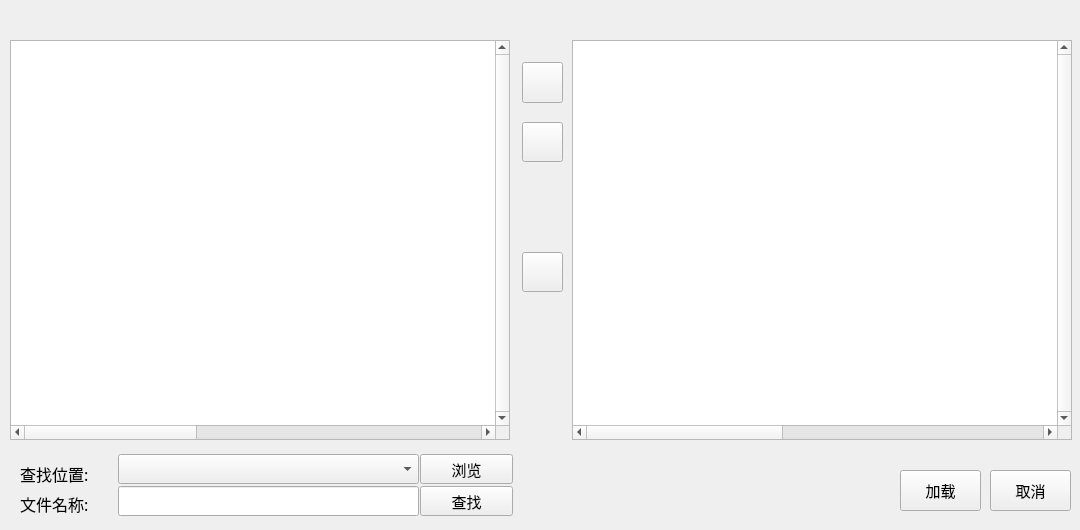
<?xml version="1.0" encoding="UTF-8"?>
<ui version="4.0">
 <class>mywindow</class>
 <widget class="QWidget" name="mywindow">
  <property name="geometry">
   <rect>
    <x>0</x>
    <y>0</y>
    <width>1080</width>
    <height>530</height>
   </rect>
  </property>
  <property name="sizePolicy">
   <sizepolicy hsizetype="Preferred" vsizetype="Preferred">
    <horstretch>0</horstretch>
    <verstretch>0</verstretch>
   </sizepolicy>
  </property>
  <property name="minimumSize">
   <size>
    <width>0</width>
    <height>0</height>
   </size>
  </property>
  <property name="font">
   <font>
    <family>Times New Roman</family>
    <pointsize>11</pointsize>
   </font>
  </property>
  <property name="windowTitle">
   <string>Form</string>
  </property>
  <property name="styleSheet">
   <string notr="true"/>
  </property>
  <layout class="QVBoxLayout" name="verticalLayout_4">
   <property name="spacing">
    <number>0</number>
   </property>
   <property name="leftMargin">
    <number>0</number>
   </property>
   <property name="topMargin">
    <number>30</number>
   </property>
   <property name="rightMargin">
    <number>0</number>
   </property>
   <property name="bottomMargin">
    <number>0</number>
   </property>
   <item>
    <widget class="QWidget" name="widget" native="true">
     <property name="styleSheet">
      <string notr="true"/>
     </property>
     <widget class="QPushButton" name="pushButton_choosen">
      <property name="geometry">
       <rect>
        <x>522</x>
        <y>32</y>
        <width>41</width>
        <height>41</height>
       </rect>
      </property>
      <property name="text">
       <string/>
      </property>
      <property name="icon">
       <iconset resource="res.qrc">
        <normaloff>:/new/icon/images/right.png</normaloff>:/new/icon/images/right.png</iconset>
      </property>
     </widget>
     <widget class="QPushButton" name="pushButton_remove">
      <property name="geometry">
       <rect>
        <x>522</x>
        <y>92</y>
        <width>41</width>
        <height>40</height>
       </rect>
      </property>
      <property name="maximumSize">
       <size>
        <width>16777215</width>
        <height>40</height>
       </size>
      </property>
      <property name="text">
       <string/>
      </property>
      <property name="icon">
       <iconset resource="res.qrc">
        <normaloff>:/new/icon/images/left.png</normaloff>:/new/icon/images/left.png</iconset>
      </property>
     </widget>
     <widget class="QPushButton" name="pushButton_removeAll">
      <property name="geometry">
       <rect>
        <x>522</x>
        <y>222</y>
        <width>41</width>
        <height>40</height>
       </rect>
      </property>
      <property name="maximumSize">
       <size>
        <width>16777215</width>
        <height>40</height>
       </size>
      </property>
      <property name="text">
       <string/>
      </property>
      <property name="icon">
       <iconset resource="res.qrc">
        <normaloff>:/new/icon/images/triangle_left.png</normaloff>:/new/icon/images/triangle_left.png</iconset>
      </property>
     </widget>
     <widget class="QTableWidget" name="tableWidget_2">
      <property name="geometry">
       <rect>
        <x>572</x>
        <y>10</y>
        <width>500</width>
        <height>400</height>
       </rect>
      </property>
      <property name="sizePolicy">
       <sizepolicy hsizetype="Preferred" vsizetype="Expanding">
        <horstretch>0</horstretch>
        <verstretch>0</verstretch>
       </sizepolicy>
      </property>
      <property name="verticalScrollBarPolicy">
       <enum>Qt::ScrollBarAlwaysOn</enum>
      </property>
      <property name="horizontalScrollBarPolicy">
       <enum>Qt::ScrollBarAsNeeded</enum>
      </property>
      <property name="autoScroll">
       <bool>true</bool>
      </property>
      <property name="showGrid">
       <bool>true</bool>
      </property>
      <attribute name="horizontalHeaderVisible">
       <bool>false</bool>
      </attribute>
      <attribute name="horizontalHeaderCascadingSectionResizes">
       <bool>true</bool>
      </attribute>
      <attribute name="horizontalHeaderDefaultSectionSize">
       <number>152</number>
      </attribute>
      <attribute name="verticalHeaderVisible">
       <bool>false</bool>
      </attribute>
      <attribute name="verticalHeaderDefaultSectionSize">
       <number>35</number>
      </attribute>
      <column>
       <property name="text">
        <string>文件名称</string>
       </property>
      </column>
      <column>
       <property name="text">
        <string>大小</string>
       </property>
      </column>
      <column>
       <property name="text">
        <string>文件路径</string>
       </property>
      </column>
      <column/>
      <column/>
      <column/>
      <column/>
     </widget>
     <widget class="QTableWidget" name="tableWidget">
      <property name="geometry">
       <rect>
        <x>10</x>
        <y>10</y>
        <width>500</width>
        <height>400</height>
       </rect>
      </property>
      <property name="sizePolicy">
       <sizepolicy hsizetype="Preferred" vsizetype="Expanding">
        <horstretch>0</horstretch>
        <verstretch>0</verstretch>
       </sizepolicy>
      </property>
      <property name="maximumSize">
       <size>
        <width>16777215</width>
        <height>16777215</height>
       </size>
      </property>
      <property name="font">
       <font>
        <family>Adobe Devanagari</family>
        <pointsize>12</pointsize>
       </font>
      </property>
      <property name="verticalScrollBarPolicy">
       <enum>Qt::ScrollBarAlwaysOn</enum>
      </property>
      <property name="horizontalScrollBarPolicy">
       <enum>Qt::ScrollBarAsNeeded</enum>
      </property>
      <property name="autoScroll">
       <bool>true</bool>
      </property>
      <property name="showGrid">
       <bool>true</bool>
      </property>
      <attribute name="horizontalHeaderVisible">
       <bool>false</bool>
      </attribute>
      <attribute name="horizontalHeaderCascadingSectionResizes">
       <bool>true</bool>
      </attribute>
      <attribute name="horizontalHeaderDefaultSectionSize">
       <number>151</number>
      </attribute>
      <attribute name="horizontalHeaderMinimumSectionSize">
       <number>27</number>
      </attribute>
      <attribute name="verticalHeaderVisible">
       <bool>false</bool>
      </attribute>
      <attribute name="verticalHeaderDefaultSectionSize">
       <number>35</number>
      </attribute>
      <attribute name="verticalHeaderMinimumSectionSize">
       <number>31</number>
      </attribute>
      <column>
       <property name="text">
        <string>文件名称</string>
       </property>
      </column>
      <column>
       <property name="text">
        <string>大小</string>
       </property>
      </column>
      <column>
       <property name="text">
        <string>修改时间</string>
       </property>
      </column>
      <column>
       <property name="text">
        <string>路径</string>
       </property>
      </column>
      <column/>
      <column/>
      <column/>
      <column/>
     </widget>
     <widget class="QComboBox" name="comboBox">
      <property name="geometry">
       <rect>
        <x>118</x>
        <y>424</y>
        <width>301</width>
        <height>30</height>
       </rect>
      </property>
      <property name="maximumSize">
       <size>
        <width>16777215</width>
        <height>30</height>
       </size>
      </property>
      <property name="font">
       <font>
        <family>Adobe Devanagari</family>
        <pointsize>11</pointsize>
       </font>
      </property>
     </widget>
     <widget class="QLabel" name="label_2">
      <property name="geometry">
       <rect>
        <x>20</x>
        <y>430</y>
        <width>91</width>
        <height>27</height>
       </rect>
      </property>
      <property name="font">
       <font>
        <family>Adobe Devanagari</family>
        <pointsize>12</pointsize>
        <weight>50</weight>
        <bold>false</bold>
       </font>
      </property>
      <property name="text">
       <string>查找位置:</string>
      </property>
     </widget>
     <widget class="QLabel" name="label">
      <property name="geometry">
       <rect>
        <x>20</x>
        <y>460</y>
        <width>91</width>
        <height>27</height>
       </rect>
      </property>
      <property name="font">
       <font>
        <family>Adobe Devanagari</family>
        <pointsize>12</pointsize>
        <weight>50</weight>
        <bold>false</bold>
       </font>
      </property>
      <property name="text">
       <string>文件名称:</string>
      </property>
     </widget>
     <widget class="QLineEdit" name="lineEdit_inPutFileName">
      <property name="geometry">
       <rect>
        <x>118</x>
        <y>456</y>
        <width>301</width>
        <height>30</height>
       </rect>
      </property>
      <property name="font">
       <font>
        <family>Adobe Devanagari</family>
        <pointsize>12</pointsize>
        <weight>50</weight>
        <bold>false</bold>
       </font>
      </property>
      <property name="text">
       <string/>
      </property>
     </widget>
     <widget class="QPushButton" name="pushButton_findFile">
      <property name="geometry">
       <rect>
        <x>420</x>
        <y>456</y>
        <width>93</width>
        <height>30</height>
       </rect>
      </property>
      <property name="text">
       <string>查找</string>
      </property>
     </widget>
     <widget class="QPushButton" name="pushButton_onBrowse">
      <property name="geometry">
       <rect>
        <x>420</x>
        <y>424</y>
        <width>93</width>
        <height>30</height>
       </rect>
      </property>
      <property name="text">
       <string>浏览</string>
      </property>
     </widget>
     <widget class="QPushButton" name="pushButton_loadFile">
      <property name="geometry">
       <rect>
        <x>900</x>
        <y>440</y>
        <width>81</width>
        <height>41</height>
       </rect>
      </property>
      <property name="text">
       <string>加载</string>
      </property>
     </widget>
     <widget class="QPushButton" name="pushButton_cancel">
      <property name="geometry">
       <rect>
        <x>990</x>
        <y>440</y>
        <width>81</width>
        <height>41</height>
       </rect>
      </property>
      <property name="text">
       <string>取消</string>
      </property>
     </widget>
    </widget>
   </item>
  </layout>
 </widget>
 <resources>
  <include location="res.qrc"/>
 </resources>
 <connections/>
</ui>
